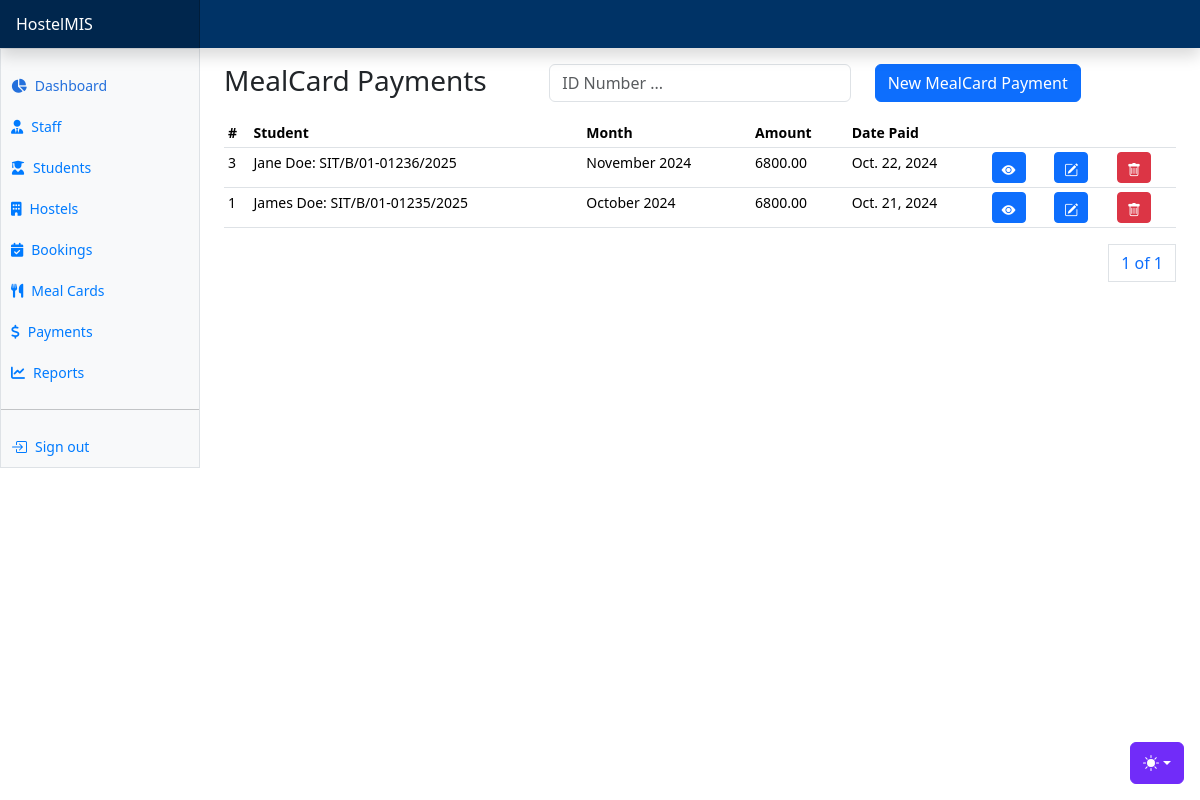
Screenshot of /payments/meal-card-payments/ with the database file from the repository.
### apps/payments/models.py (models this page shows, shortened)
class MealCardPayment(AbsoluteBaseModel):
    card_number = models.CharField(max_length=255, null=True)
    mealcard = models.OneToOneField(
        "students.MealCard", on_delete=models.CASCADE, null=True
    )
    transaction_code = models.CharField(max_length=255, null=True)
    student = models.ForeignKey("students.Student", on_delete=models.CASCADE)
    amount = models.DecimalField(max_digits=10, decimal_places=2)
    month = models.CharField(max_length=255, choices=months, default=month_name)
    year = models.IntegerField(default=date_today.year)
    payment_date = models.DateField()

### apps/students/models.py (models this page shows)
class Student(AbsoluteBaseModel):
    user = models.OneToOneField("users.User", on_delete=models.CASCADE)
    registration_number = models.CharField(max_length=255)
    guardian_name = models.CharField(max_length=255, null=True)
    guardian_phone_number = models.CharField(max_length=255, null=True)
    status = models.CharField(max_length=255, choices=STUDENT_STATUS_CHOICES)
    room_assigned = models.ForeignKey("hostels.HostelRoom", on_delete=models.CASCADE, null=True)
    hostel_assigned = models.ForeignKey("hostels.Hostel", on_delete=models.CASCADE, null=True, related_name="hostelstudents")
    def __str__(self):
        return (
            f"{self.user.first_name} {self.user.last_name}: {self.registration_number}"
        )

### apps/users/models.py (models this page shows, shortened)
class User(AbstractUser, AbsoluteBaseModel):
    role = models.ForeignKey(UserRole, on_delete=models.CASCADE, null=True)
    gender = models.CharField(max_length=10, choices=GENDER_CHOICES)
    phone_number = models.CharField(max_length=255)
    address = models.CharField(max_length=255, null=True)
    city = models.CharField(max_length=255, null=True)
    country = models.CharField(max_length=255, null=True)
    date_of_birth = models.DateField(default="1999-10-10")

### apps/payments/views.py (the view)
# urls.py: path("meal-card-payments/", mealcard_payments, name="meal-card-payments"),
def mealcard_payments(request):
    meal_card_payments = MealCardPayment.objects.all().order_by("-created_on")
    paginator = Paginator(meal_card_payments, 10)
    page_number = request.GET.get("page")
    page_obj = paginator.get_page(page_number)
    context = {"page_obj": page_obj, "months": months}
    return render(request, "payments/mealcards/mealcard_payments.html", context)

### templates/payments/mealcards/mealcard_payments.html (shortened to what this page needs)
{% extends "base.html" %}
{% block content %}
<div class="row">
    <div class="col">
        <h3>MealCard Payments</h3>
    </div>
    <div class="col">
      <form method="POST">
        <div class="input-group mb-3">
            <div class="col">
              <input type="text" class="form-control" name="search_text" id="search_text" placeholder="ID Number ...">
            </div>
          </div>
      </form>
    </div>
    <div class="col">
      <button class="btn btn-primary" data-bs-toggle="modal" data-bs-target="#newMealCardPaymentModal">New MealCard Payment</button>
    </div>
</div>
      <div class="table-responsive small">
        <table class="table table-sm">
          <thead>
            <tr>
              <th scope="col">#</th>
              <th scope="col">Student</th>
              <th scope="col">Month</th>
              <th scope="col">Amount</th>
              <th scope="col">Date Paid</th>
              <th scope="col" colspan="3"></th>
            </tr>
          </thead>
          <tbody>
            {% for mealcard in page_obj %}
            <tr>
              <td>{{mealcard.id}}</td>
              <td>{{mealcard.student}}</td>
              <td>{{mealcard.month}} {{mealcard.year}}</td>
              <td>{{mealcard.amount}}</td>
              <td>{{mealcard.payment_date}}</td>
              <td>
                <a href="" class="btn btn-primary btn-sm"><i class="bi bi-eye-fill"></i></a>
              </td>
              <td><a class="btn btn-primary btn-sm" data-bs-toggle="modal" data-bs-target="#editMealCardPaymentModal{{ mealcard.id }}">
                <i class="bi bi-pencil-square"></i>
              </a></td>
              <td><a class="btn btn-danger btn-sm" data-bs-toggle="modal" data-bs-target="#deleteMealCardPaymentModal{{ mealcard.id }}">
                <i class="bi bi-trash"></i>
              </a></td>
            </tr>
            {% endfor %}
          </tbody>
        </table>
        <div>
          <nav aria-label="Page navigation example">
            <ul class="pagination justify-content-end">
              <a class="page-link" href="#">{{ page_obj.number }} of {{ page_obj.paginator.num_pages }}</a>
            </ul>
          </nav>
        </div>
      </div>
{% endblock content %}

### static/dashboard.css (style rules this page uses)
.bi { display: inline-block; width: 1rem; height: 1rem; }

### templates/base.html (style rules this page uses)
.bi { vertical-align: -.125em; fill: currentColor; }

### rows the page displays
MealCardPayment: id "3", student "Jane Doe: SIT/B/01-01236/2025", month "November", year "2024", amount "6800.00", payment_date "Oct. 22, 2024"
MealCardPayment: id "1", student "James Doe: SIT/B/01-01235/2025", month "October", year "2024", amount "6800.00", payment_date "Oct. 21, 2024"

### other values shown
{{ page_obj.number }} "1"
{{ page_obj.paginator.num_pages }} "1"
